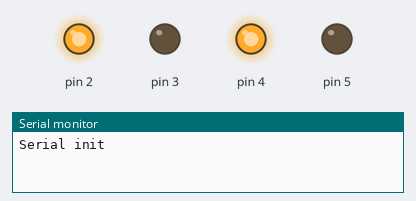
A sketch run on a simulated Arduino Uno, built with avr-gcc and run on an emulated ATmega328P. Shown: output pins drawn as LEDs (lit = HIGH), the last lines printed to the serial monitor.

Above: at 0.05 s.
At 1.25 s:
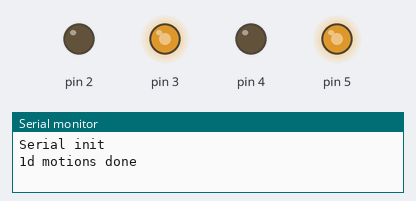
At 1.85 s:
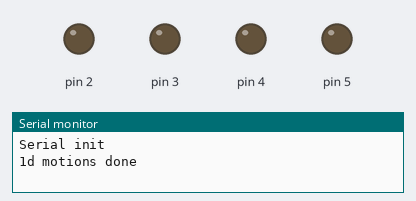
At 2.5 s:
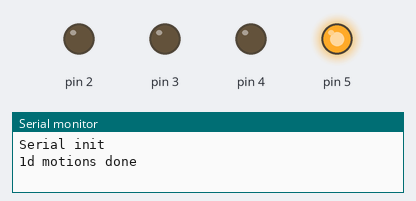
At 12.45 s:
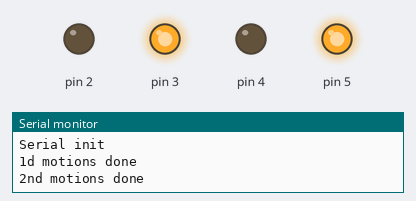
Timing chart, 0 to 16.3 s (numbered marks = the images above):
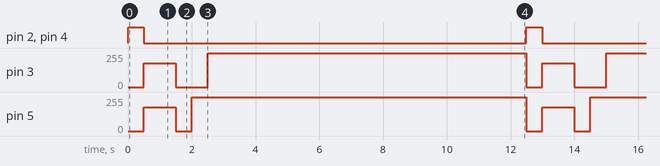

Measured:
- by itself, pin 2, pin 4: alternates HIGH for 0.50 s and LOW for 12.0 s
- by itself, pin 3: repeats every 12.5 s: 0/255 1.0 s, 255/255 10.0 s, 0/255 0.50 s, 180/255 1.0 s
- by itself, pin 5: repeats every 12.5 s: 0/255 0.50 s, 255/255 10.5 s, 0/255 0.50 s, 180/255 1.0 s

The sketch:

drvLibTest.ino
```cpp
#include <DRVDriver.h>

const int in1 = 2;
const int in2 = 3;
const int in3 = 4;
const int in4 = 5;
const int pwmSpeed = 180;
const int d = 500;

DRVDriver frontMotor = DRVDriver(in1, in2, in3, in4, pwmSpeed);

void setup() {
  // put your setup code here, to run once:
  Serial.begin(9600);
  Serial.println("Serial init");

}

void loop() {
  // put your main code here, to run repeatedly:
  frontMotor.forward(pwmSpeed);
  delay(d);
  frontMotor.backward(pwmSpeed);
  delay(d);
  Serial.println("1d motions done");
  delay(d);
  frontMotor.left(pwmSpeed, false);
  delay(d);
  frontMotor.left(pwmSpeed, true);
  delay(d);
  Serial.println("2nd motions done");
  frontMotor.brake();
  delay(10000);
}
```
